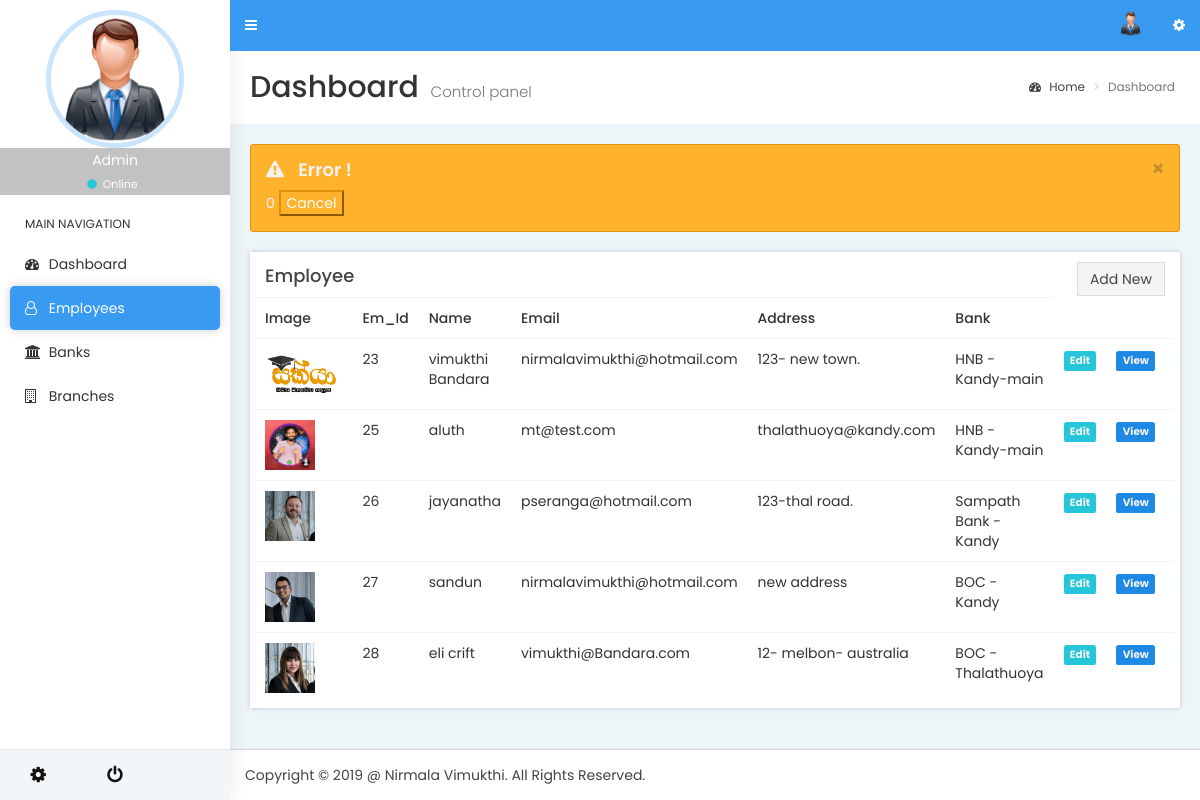
The page /employee.php?error=0 on the database its author committed.
### tables this page shows
CREATE TABLE `employee` (
  `emp_id` int(11) NOT NULL,
  `emp_name` varchar(200) NOT NULL,
  `emp_email` varchar(200) NOT NULL,
  `emp_photo` varchar(100) NOT NULL,
  `emp_address` varchar(100) NOT NULL,
  `emp_password` varchar(8) NOT NULL,
  `branch_id` int(11) NOT NULL,
  `status` int(1) NOT NULL
);

CREATE TABLE `bank` (
  `bank_id` int(11) NOT NULL,
  `bank_name` varchar(50) NOT NULL,
  `status` int(1) NOT NULL
);

CREATE TABLE `bank_branch` (
  `branch_id` int(11) NOT NULL,
  `branch_name` varchar(100) NOT NULL,
  `branch_address` varchar(150) NOT NULL,
  `bank_id` int(11) NOT NULL,
  `status` int(1) NOT NULL
);

### include/dbbank.inc.php (called while the page is built, shortened)
<?php
class dbbank {
	protected function connect(){
		$this->servername ="localhost";
		$this->username ="root";
		$this->password ="";
		$this->dbname ="Bank_Employees";
		$conn = new mysqli($this->servername, $this->username, $this->password, $this->dbname);
		return $conn;
	}
}
?>

### include/employee.inc.php (called while the page is built, shortened)
<?php
class employee extends dbbank {
	protected function getAllemployee(){
		$sql = 'SELECT * FROM employee WHERE status=1';
		$result = $this->connect() -> query($sql);
		$numRows =$result -> num_rows;
		if ($numRows > 0){
			while ($row =$result->fetch_assoc()){
				$data[] = $row;
			}
			return $data;
		}
	}
		protected function getbranch($branch_id){
		$sql = 'SELECT * FROM bank_branch WHERE branch_id='.$branch_id.' ';
		$result = $this->connect() -> query($sql);
		$numRows =$result -> num_rows;
		if ($numRows > 0){
			while ($row =$result->fetch_assoc()){
				$data[] = $row;
			}
			return $data;
		}
	}
	protected function getallbank($bank_id){
		$sql = 'SELECT * FROM bank WHERE bank_id='.$bank_id.' ';
		$result = $this->connect() -> query($sql);
		$numRows =$result -> num_rows;
		if ($numRows > 0){
			while ($row =$result->fetch_assoc()){
				$data[] = $row;
			}
			return $data;
		}
	}
}

### include/viewemployee.inc.php (the view, shortened to what this page needs)
<?php
class viewemployee extends employee {
public function emp_detail($edit){
		$datas = $this-> getAllemployee();
		if(isset($datas)){
		foreach ($datas as $data) {
			$emp_id= $data['emp_id'];
			$emp_name= $data['emp_name'];
			$emp_email= $data['emp_email'];
			$emp_photo= $data['emp_photo'];
			$emp_address= $data['emp_address'];
			$emp_branch_id= $data['branch_id'];
			$emp_password= $data['emp_password'];
			$branch_name=null;
			$bank_name=null;
			$branches= $this-> getbranch($emp_branch_id);
			foreach ($branches as $branch) {
			$branch_name= $branch['branch_name'];
			$bank_id= $branch['bank_id'];
				$banks = $this-> getallbank($bank_id);
				foreach ($banks as $bank) {
					$bank_name= $bank['bank_name'];
		}
		}
		if (isset($data['emp_photo'])){
		 	$emp_photo=$emp_photo;
		}
		else{
			$emp_photo="images/thumb.png";
		}
		if($edit == $emp_id){
echo'<tr class="progress progress-xs progress-striped active">
<form action="update.php?id='.$emp_id.'" method="post" enctype="multipart/form-data">
<td><input type="file"  id="image" name="image"></td>
<td>'.$emp_id.'</td>
<td><input type="text" value="'.$emp_name.'" name="name"></td>
<td><input type="text" value="'.$emp_email.'" name="email"></td>
<td><input type="text" value="'.$emp_address.'" name="add"></td>
<td><select name="branch" ><option value='.$emp_branch_id.'>'.$bank_name.' - '.$branch_name.'</option>'; $this -> select_option("bank_branch","branch_id","branch_name"); echo'</select></td>
<td><input type="password" value="'.$emp_password.'" name="pass"></td>
<td><input type="submit" class="btn-primary" value="Save"></td>
<td><a href="employee.php"<span class="label label-warning">cancel</span></a></td>
</form>
</tr>';
}
else{
	echo'<tr>
<td><img src="'.$emp_photo.'" height="50"></td>
<td>'.$emp_id.'</td>
<td>'.$emp_name.'</td>
<td>'.$emp_email.'</td>
<td>'.$emp_address.'</td>
<td>'.$bank_name.' - '.$branch_name.'</td>
<td><a href="employee.php?edit='.$emp_id.'"<span class="label label-success">Edit</span></a></td>
<td><a href="view.php?id='.$emp_id.'"<span class="label label-info">View</span></a></td>
<td><a href="employee.php?del='.$emp_id.'"<span class="label label-danger">Delete</span></a></td>
</tr>';
}
		}
	}
}
}

### rows shown on the page
employee: emp_photo (picture), emp_id "23", emp_name "vimukthi Bandara", emp_email "nirmalavimukthi@hotmail.com", emp_address "123- new town.", bank.bank_name "HNB", branch.branch_name "Kandy-main"
employee: emp_photo (picture), emp_id "25", emp_name "aluth", emp_email "mt@test.com", emp_address "thalathuoya@kandy.com", branch.branch_name "Kandy-main"
bank: bank_name "HNB"
employee: emp_photo (picture), emp_id "26", emp_name "jayanatha", emp_email "pseranga@hotmail.com", emp_address "123-thal road.", bank.bank_name "Sampath Bank", branch.branch_name "Kandy"
employee: emp_photo (picture), emp_id "27", emp_name "sandun", emp_email "nirmalavimukthi@hotmail.com", emp_address "new address", bank.bank_name "BOC", branch.branch_name "Kandy"
employee: emp_photo (picture), emp_id "28", emp_name "eli crift", emp_email "vimukthi@Bandara.com", emp_address "12- melbon- australia", branch.branch_name "Thalathuoya"
bank: bank_name "BOC"

### other values the page prints
$_GET['error'] "0"
